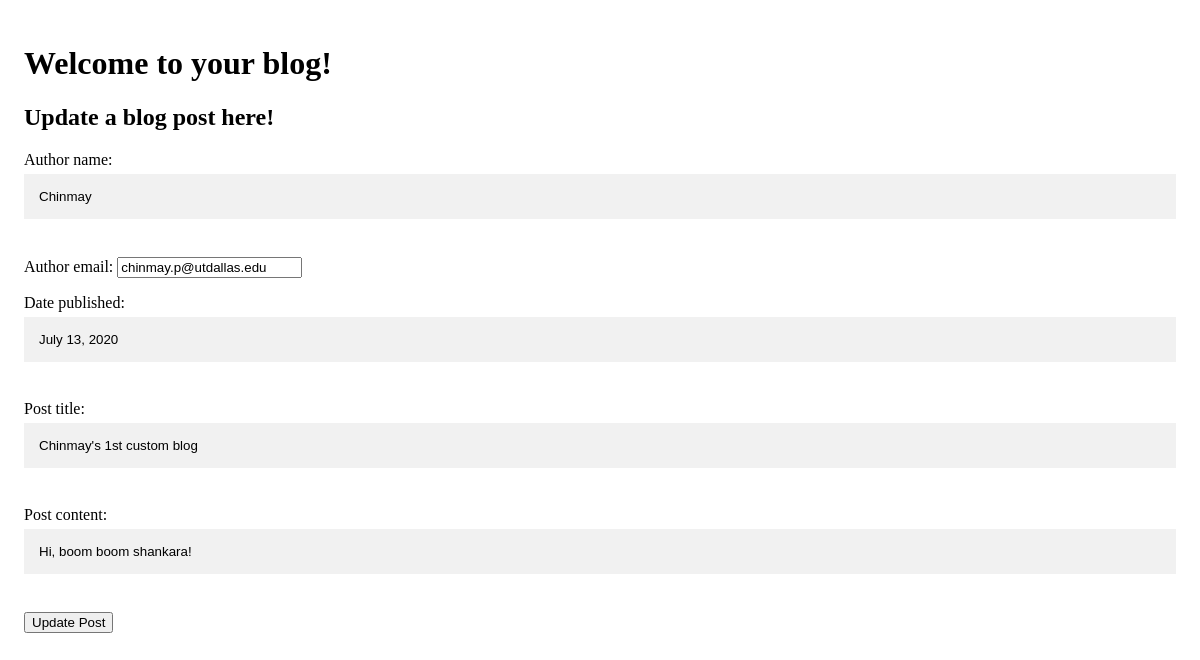
Screenshot of /blogs/post_update/10 with the database file from the repository.
### BLOG_POSTS/models.py (models this page shows, shortened)
class BlogPost(models.Model):
    author_name = models.CharField(max_length=50)
    author_email = models.EmailField(max_length=50, unique=True)
    date_published = models.DateField()
    post_title = models.CharField(max_length=100)
    post_content = models.CharField(max_length=10000)

### BLOG_POSTS/views.py (the view)
# urls.py: path('post_update/<int:id>', views.post_update,  name="POST_UPDATE"),
def post_update(request, id):
    blog_post_to_update = BlogPost.objects.get(id=id)
    form = BlogPostForm(request.POST or None, instance=blog_post_to_update)
    if form.is_valid():
        print("Inside")
        form.save()
        return redirect("POST_LIST")
    return render(request, 'BLOG_POSTS/POST_UPDATE.html', {'blog_post_to_update':blog_post_to_update})

### BLOG_POSTS/Templates/BLOG_POSTS/POST_UPDATE.html (shortened to what this page needs)
{% load static %}
<html>
    <head>
        <link href="{% static 'POST_FORM.css' %}" rel="stylesheet" type="text/css"/>
    </head>
    <body>
      <div class="container">
        <div class="jumbotron">
            <form method="POST" action="{% url 'POST_UPDATE' blog_post_to_update.id %}">
                <h1>Welcome to your blog!</h1>
                <h2>Update a blog post here!</h2>
                <p><label for="id_author_name">Author name:</label> <input type="text" name="author_name" maxlength="50" required="" id="id_author_name" value="{{ blog_post_to_update.author_name }}"></p>
                <p><label for="id_author_email">Author email:</label> <input type="email" name="author_email" maxlength="50" required="" id="id_author_email" value="{{ blog_post_to_update.author_email }}"></p>
                <p><label for="id_date_published">Date published:</label> <input type="text" name="date_published" required="" id="id_date_published" value="{{ blog_post_to_update.date_published }}"></p>
                <p><label for="id_post_title">Post title:</label> <input type="text" name="post_title" maxlength="100" required="" id="id_post_title" value="{{ blog_post_to_update.post_title }}"></p>
                <p><label for="id_post_content">Post content:</label> <input type="text" name="post_content" maxlength="10000" required="" id="id_post_content" value="{{ blog_post_to_update.post_content }}"></p>
                <input type="submit" class="btn btn-primary" value="Update Post" />
            </form>
        </div>
    </div>
    </body>
</html>

### static/POST_FORM.css (style rules this page uses)
* { box-sizing: border-box }
input[type=text], input[type=password] { width: 100%; padding: 15px; margin: 5px 0 22px 0; display: inline-block; border: none; background: #f1f1f1; }
.container { padding: 16px; }

### rows the page displays
BlogPost: author_name "Chinmay", author_email "chinmay.p@utdallas.edu", date_published "July 13, 2020", post_title "Chinmay's 1st custom blog", post_content "Hi, boom boom shankara!"
